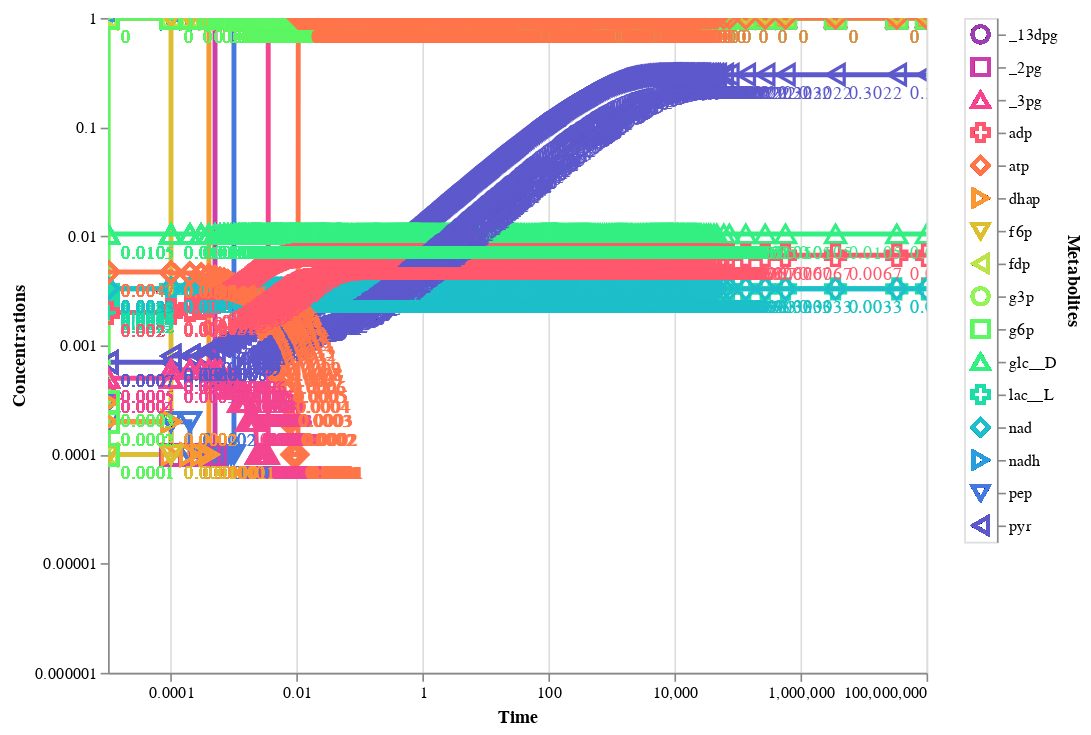

Write notebook code for a chart like this one.
### Code cell
plot_conc_sol(conc_sol,
# click=True
# plot_type="linear",
interactive=True,
observable=["atp",
"adp",
"f6p","_13dpg"
],
#  ['PFK'],

)

### Figure 1 — Vega-Lite specification as saved in the notebook (floating-point values rounded to 4 significant figures; data arrays with more than 128 entries replaced by an {"elided": "..."} marker saying what was removed)
{"config": {"view": {"continuousWidth": 400, "continuousHeight": 300}}, "hconcat": [{"layer": [{"layer": [{"mark": {"type": "line", "clip": true, "size": 3}, "encoding": {"color": {"condition": {"field": "Metabolites", "legend": null, "scale": {"scheme": "rainbow"}, "type": "nominal", "selection": "selector014"}, "value": "lightgray"}, "x": {"axis": {"tickCount": 5}, "field": "Time", "scale": {"domain": [1e-05, 100000000.0], "type": "log"}, "type": "quantitative"}, "y": {"axis": {"grid": false, "tickCount": 5}, "field": "Concentrations", "scale": {"domain": [1e-05, 0.3022], "padding": 10, "type": "log"}, "title": "Concentrations", "type": "quantitative"}}, "height": 400, "width": 500}, {"mark": "point", "encoding": {"color": {"field": "Metabolites", "legend": null, "type": "nominal"}, "opacity": {"value": 0}, "x": {"field": "Time", "type": "quantitative"}}, "selection": {"selector017": {"type": "single", "nearest": true, "on": "mouseover", "fields": ["Time"]}}}, {"mark": {"type": "point", "size": 150}, "encoding": {"color": {"condition": {"field": "Metabolites", "legend": null, "scale": {"scheme": "rainbow"}, "type": "nominal", "selection": "selector014"}, "value": "lightgray"}, "opacity": {"condition": {"value": 1, "selection": "selector017"}, "value": 0}, "shape": {"field": "Metabolites", "legend": null, "type": "nominal"}, "x": {"axis": {"tickCount": 5}, "field": "Time", "scale": {"domain": [1e-05, 100000000.0], "type": "log"}, "type": "quantitative"}, "y": {"axis": {"grid": false, "tickCount": 5}, "field": "Concentrations", "scale": {"domain": [1e-05, 0.3022], "padding": 10, "type": "log"}, "title": "Concentrations", "type": "quantitative"}}, "height": 400, "selection": {"selector018": {"type": "interval", "bind": "scales", "encodings": ["x", "y"]}}, "width": 500}, {"mark": {"type": "text", "align": "left", "dx": 8, "dy": 12}, "encoding": {"color": {"condition": {"field": "Metabolites", "legend": null, "scale": {"scheme": "rainbow"}, "type": "nominal", "selection": "selector014"}, "value": "lightgray"}, "text": {"condition": {"field": "Concentrations", "type": "quantitative", "selection": "selector017"}, "value": " "}, "x": {"axis": {"tickCount": 5}, "field": "Time", "scale": {"domain": [1e-05, 100000000.0], "type": "log"}, "type": "quantitative"}, "y": {"axis": {"grid": false, "tickCount": 5}, "field": "Concentrations", "scale": {"domain": [1e-05, 0.3022], "padding": 10, "type": "log"}, "title": "Concentrations", "type": "quantitative"}}, "height": 400, "width": 500}], "height": 500, "width": 500}, {"mark": {"type": "circle", "size": 0}, "encoding": {"color": {"field": "Metabolites", "legend": null, "scale": {"scheme": "rainbow"}, "type": "nominal"}, "x": {"field": "Time", "type": "quantitative"}, "y": {"field": "Concentrations", "type": "quantitative"}}, "selection": {"selector015": {"type": "single", "on": "mouseover", "nearest": true, "empty": "none"}, "selector016": {"type": "multi", "empty": "none"}}}, {"mark": {"type": "point", "size": 150, "stroke": "firebrick", "strokeWidth": 2}, "encoding": {"color": {"field": "Metabolites", "legend": null, "scale": {"scheme": "rainbow"}, "type": "nominal"}, "shape": {"field": "Metabolites", "legend": null, "type": "nominal"}, "x": {"field": "Time", "type": "quantitative"}, "y": {"field": "Concentrations", "type": "quantitative"}}, "transform": [{"filter": {"selection": {"or": ["selector015", "selector016"]}}}]}, {"mark": {"type": "text", "align": "right", "dx": 4, "dy": -12, "stroke": "white", "strokeWidth": 1}, "encoding": {"color": {"field": "Metabolites", "legend": null, "scale": {"scheme": "rainbow"}, "type": "nominal"}, "shape": {"field": "Metabolites", "legend": null, "type": "nominal"}, "text": {"field": "Conc:Concentrations", "type": "quantitative"}, "x": {"field": "Time", "type": "quantitative"}, "y": {"field": "Concentrations", "type": "quantitative"}}, "transform": [{"filter": {"selection": {"or": ["selector015", "selector016"]}}}]}, {"mark": {"type": "text", "align": "right", "dx": 4, "dy": -12, "stroke": "firebrick", "strokeWidth": 0.5}, "encoding": {"color": {"field": "Metabolites", "legend": null, "scale": {"scheme": "rainbow"}, "type": "nominal"}, "shape": {"field": "Metabolites", "legend": null, "type": "nominal"}, "text": {"field": "Concentrations", "type": "quantitative"}, "x": {"field": "Time", "type": "quantitative"}, "y": {"field": "Concentrations", "type": "quantitative"}}, "transform": [{"filter": {"selection": {"or": ["selector015", "selector016"]}}}]}], "height": 500, "width": 500}, {"mark": {"type": "point", "size": 100}, "encoding": {"color": {"condition": {"field": "Metabolites", "legend": null, "scale": {"scheme": "rainbow"}, "type": "nominal", "selection": "selector014"}, "value": "lightgray"}, "shape": {"field": "Metabolites", "legend": null, "type": "nominal"}, "y": {"axis": {"orient": "right"}, "field": "Metabolites", "type": "nominal"}}, "selection": {"selector014": {"type": "multi", "fields": ["Metabolites"]}}}], "data": {"name": "data-7a17d9c0bd1733080dd13a87219b1731"}, "$schema": "https://vega.github.io/schema/vega-lite/v4.17.0.json", "datasets": {"data-7a17d9c0bd1733080dd13a87219b1731": {"elided": "20736 records"}}}
